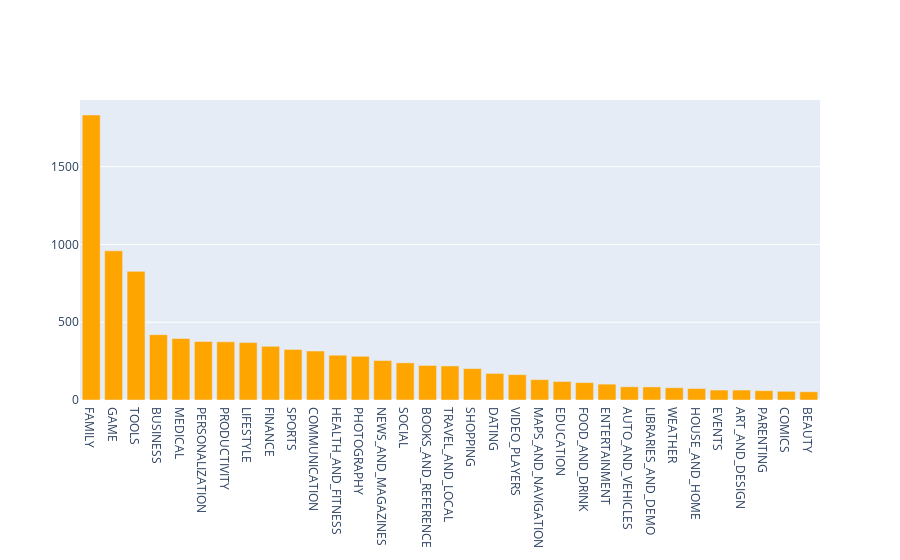

This figure's notebook cell:
### Code cell
num_categories = len(apps['Category'].unique())
print('Number of categories = ', num_categories)
num_apps = apps['Category'].value_counts()
sorted_num_apps = num_apps.sort_values(ascending = False)
data = [go.Bar(
        x = num_apps.index,
        y = num_apps.values,
        marker=dict(color='orange'), 
)]
plotly.offline.iplot(data)

### Figure 1 — Plotly figure (JSON) as saved in the notebook; plotly's stock layout.template omitted (floating-point values rounded to 4 significant figures)
{"data": [{"marker": {"color": "orange"}, "type": "bar", "x": ["FAMILY", "GAME", "TOOLS", "BUSINESS", "MEDICAL", "PERSONALIZATION", "PRODUCTIVITY", "LIFESTYLE", "FINANCE", "SPORTS", "COMMUNICATION", "HEALTH_AND_FITNESS", "PHOTOGRAPHY", "NEWS_AND_MAGAZINES", "SOCIAL", "BOOKS_AND_REFERENCE", "TRAVEL_AND_LOCAL", "SHOPPING", "DATING", "VIDEO_PLAYERS", "MAPS_AND_NAVIGATION", "EDUCATION", "FOOD_AND_DRINK", "ENTERTAINMENT", "AUTO_AND_VEHICLES", "LIBRARIES_AND_DEMO", "WEATHER", "HOUSE_AND_HOME", "EVENTS", "ART_AND_DESIGN", "PARENTING", "COMICS", "BEAUTY"], "y": [1832, 959, 827, 420, 395, 376, 374, 369, 345, 325, 315, 288, 281, 254, 239, 222, 219, 202, 171, 163, 131, 119, 112, 102, 85, 84, 79, 74, 64, 64, 60, 56, 53]}], "layout": {"autosize": true, "xaxis": {"autorange": true, "range": [-0.5, 32.5], "type": "category"}, "yaxis": {"autorange": true, "range": [0, 1928.0], "type": "linear"}}}
